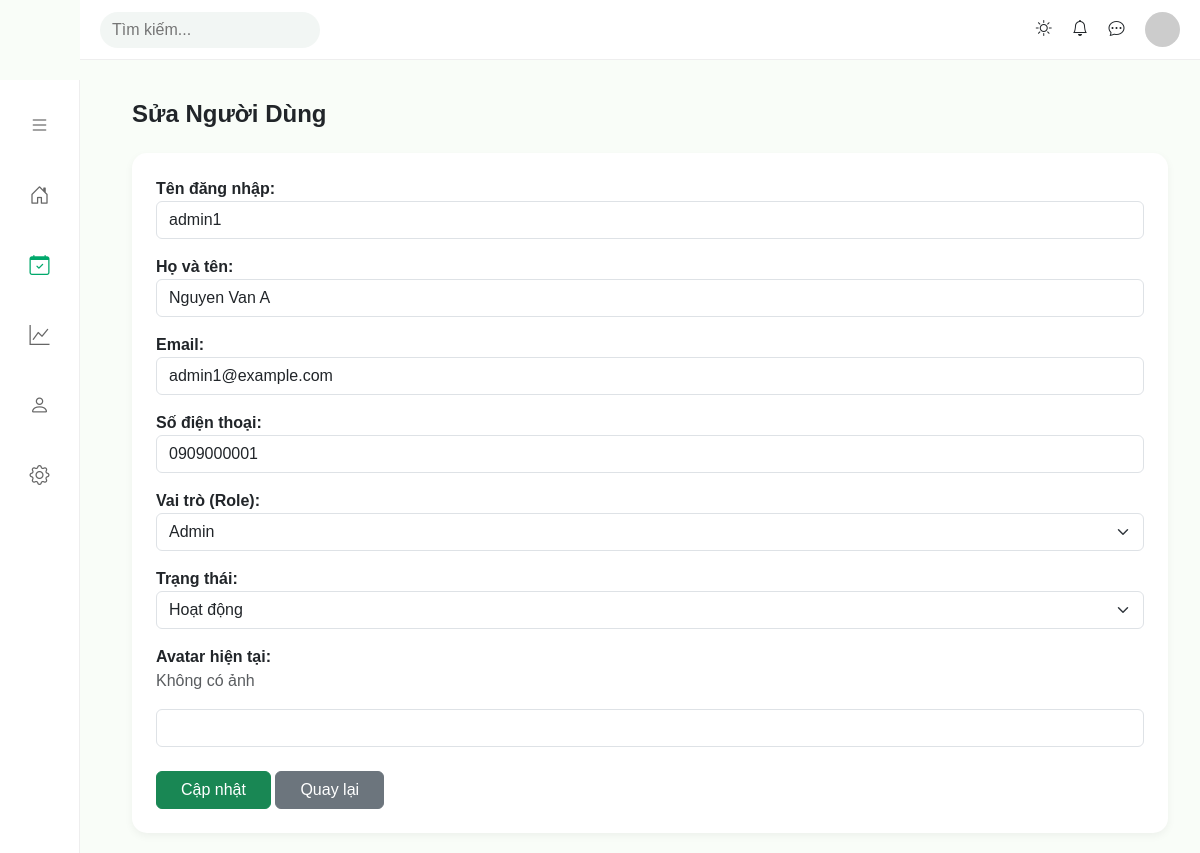
/index.php?action=users_edit&id=1 (signed in), run on the app's committed database.
### tables this page shows
CREATE TABLE `users` (
  `id` int NOT NULL,
  `username` varchar(100) NOT NULL,
  `password_hash` varchar(255) NOT NULL,
  `full_name` varchar(255) DEFAULT NULL,
  `email` varchar(100) DEFAULT NULL,
  `phone` varchar(20) DEFAULT NULL,
  `role_id` int DEFAULT NULL,
  `avatar` varchar(255) DEFAULT NULL,
  `status` tinyint(1) DEFAULT '1',
  `last_login` datetime DEFAULT NULL,
  `created_at` datetime DEFAULT CURRENT_TIMESTAMP
);

CREATE TABLE `roles` (
  `id` int NOT NULL,
  `name` varchar(100) DEFAULT NULL,
  `description` varchar(255) DEFAULT NULL,
  `created_at` datetime DEFAULT CURRENT_TIMESTAMP
);

### controllers/UserController.php (called while the page is built, shortened)
<?php
class UserController
{
    public function editUser()
    {
        $id = $_GET['id'];
        $userModel = new UserModel();
        $user = $userModel->getUserById($id);
        $roles = $userModel->getAllRoles();
        include PATH_VIEW . "roles_users/user_edit.php";
    }
}

### index.php (called while the page is built, shortened)
<?php
require_once __DIR__ . '/routes/index.php';

### models/BaseModel.php (called while the page is built, shortened)
<?php
class BaseModel
{
    public function __construct()
    {
        $dsn = sprintf('mysql:host=%s;port=%s;dbname=%s;charset=utf8', DB_HOST, DB_PORT, DB_NAME);
        try {
            $this->pdo = new PDO($dsn, DB_USERNAME, DB_PASSWORD, DB_OPTIONS);
        } catch (PDOException $e) {
            die("Kết nối cơ sở dữ liệu thất bại: {$e->getMessage()}. Vui lòng thử lại sau.");
        }
    }
}

### models/UserModel.php (called while the page is built, shortened)
<?php
class UserModel extends BaseModel
{
    protected $table = "users";
    public function getUserById($id)
    {
        $stmt = $this->pdo->prepare("SELECT * FROM {$this->table} WHERE id = :id");
        $stmt->execute(['id' => $id]);
        return $stmt->fetch(PDO::FETCH_ASSOC);
    }
    public function getAllRoles()
    {
        $sql = "SELECT id, name, description ,created_at FROM roles ORDER BY created_at DESC";
        $stmt = $this->pdo->prepare($sql);
        $stmt->execute();
        return $stmt->fetchAll(PDO::FETCH_ASSOC);
    }
}

### views/roles_users/user_edit.php (the view, shortened to what this page needs)
<!DOCTYPE html>
<html lang="vi">
<head>
  <link href="https://cdn.jsdelivr.net/npm/bootstrap@5.3.2/dist/css/bootstrap.min.css" rel="stylesheet">
  <link href="https://cdn.jsdelivr.net/npm/bootstrap-icons@1.11.1/font/bootstrap-icons.css" rel="stylesheet">
</head>
<body>
  <div class="sidebar">
    <a href="#" data-bs-toggle="tooltip" data-bs-placement="right" title="Menu"><i class="bi bi-list"></i></a>
    <a href="index.php?action=/" data-bs-toggle="tooltip" data-bs-placement="right" title="Bảng điều khiển"><i class="bi bi-house-door"></i></a>
    <a href="index.php?action=booking" class="active" data-bs-toggle="tooltip" data-bs-placement="right" title="Quản lý Tour"><i class="bi bi-calendar-check"></i></a>
    <a href="index.php?action=nhacungcap" data-bs-toggle="tooltip" data-bs-placement="right" title="Nhà cung cấp"><i class="bi bi-graph-up"></i></a>
    <a href="index.php?action=users-roles" data-bs-toggle="tooltip" data-bs-placement="right" title="admin/editer"><i class="bi bi-person"></i></a>
    <a href="#" data-bs-toggle="tooltip" data-bs-placement="right" title="Cài đặt"><i class="bi bi-gear"></i></a>
  </div>
  <div class="topbar">
    <div class="search-bar"><input type="text" placeholder="Tìm kiếm..."></div>
    <div>
      <i class="bi bi-sun"></i>
      <i class="bi bi-bell ms-3"></i>
      <i class="bi bi-chat-dots ms-3"></i>
      <img src="https://i.pravatar.cc/40" class="ms-3 rounded-circle" height="35">
    </div>
  </div>
  <div class="content">
      <div class="container-fluid">
          <h4 class="fw-bold mb-4">Sửa Người Dùng</h4>
          <div class="card p-4">
              <form action="index.php?action=users_update" method="POST" enctype="multipart/form-data">
                  <div class="mb-3">
                      <label class="fw-bold">Tên đăng nhập:</label>
                      <input type="text" name="username" class="form-control" value="<?= $user['username'] ?>" required>
                  </div>
                  <div class="mb-3">
                      <label class="fw-bold">Họ và tên:</label>
                      <input type="text" name="full_name" class="form-control" value="<?= $user['full_name'] ?>" required>
                  </div>
                  <div class="mb-3">
                      <label class="fw-bold">Email:</label>
                      <input type="email" name="email" class="form-control" value="<?= $user['email'] ?>" required>
                  </div>
                  <div class="mb-3">
                      <label class="fw-bold">Số điện thoại:</label>
                      <input type="text" name="phone" class="form-control" value="<?= $user['phone'] ?>">
                  </div>
                  <div class="mb-3">
                      <label class="fw-bold">Vai trò (Role):</label>
                      <select name="role_id" class="form-select">
                          <?php foreach ($roles as $r): ?>
                              <option value="<?= $r['id'] ?>" <?= $user['role_id'] == $r['id'] ? 'selected' : '' ?>>
                                  <?= $r['name'] ?>
                              </option>
                          <?php endforeach; ?>
                      </select>
                  </div>
                  <div class="mb-3">
                      <label class="fw-bold">Trạng thái:</label>
                      <select name="status" class="form-select">
                          <option value="1" <?= $user['status'] == 1 ? 'selected' : '' ?>>Hoạt động</option>
                      </select>
                  </div>
                  <div class="mb-3">
                      <label class="fw-bold">Avatar hiện tại:</label><br>
                      <?php if (!empty($user['avatar'])): ?>
                          <img src="uploads/<?= $user['avatar'] ?>" width="90" class="rounded border mb-2">
                      <?php else: ?>
                          <p class="text-muted">Không có ảnh</p>
                      <?php endif; ?>
                      <input type="text" name="avatar" class="form-control mt-2">
                  </div>
                  <div class="mt-4">
                      <button type="submit" class="btn btn-success px-4">Cập nhật</button>
                      <a href="index.php?action=users" class="btn btn-secondary px-4">Quay lại</a>
                  </div>
              </form>
          </div>
      </div>
  </div>
</body>
</html>

### views/roles_users/user_edit.php (style rules this page uses)
body { background-color: #f9fdf8; font-family: 'Poppins', sans-serif; }
.sidebar { width: 80px; height: 100vh; background: #fff; position: fixed; border-right: 1px solid #eee; display:flex; flex-direction:column; align-items:center; padding-top:10px; z-index:200; }
.sidebar a { color:#666; font-size:20px; margin:20px 0; transition:.3s; }
.sidebar a:hover, .sidebar a.active { color:#00a86b; }
.topbar { position: fixed; left:80px; right:0; top:0; height:60px; background:#fff; border-bottom:1px solid #eee; display:flex; align-items:center; justify-content:space-between; padding:0 20px; z-index:150; }
.search-bar input { background:#f2f6f4; border:none; padding:6px 12px; border-radius:20px; width:220px; }
.content { margin-left:100px; margin-top:80px; padding:20px; }
.card { border-radius: 15px; box-shadow: 0 3px 8px rgba(0,0,0,.05); border:none; }

### data on the page
users: username "admin1", full_name "Nguyen Van A", email "admin1@example.com", phone "0909000001", role_id "Admin", status "Hoạt động"
